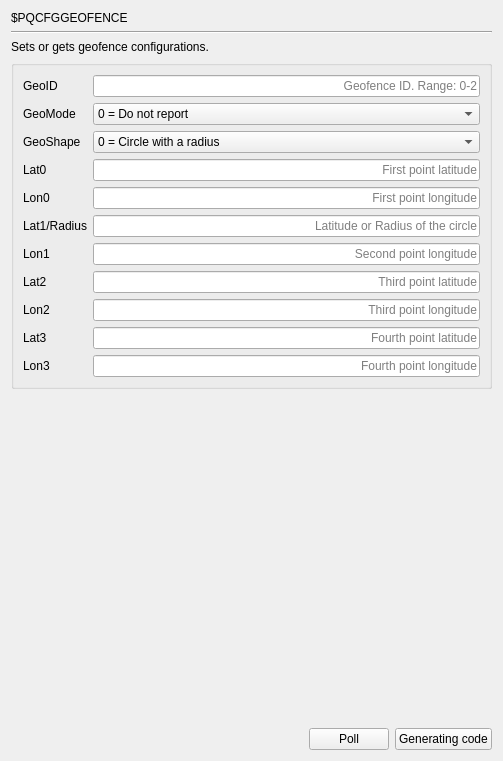
     <widget class="QWidget" name="page_PQCFGGEOFENCE">
      <layout class="QGridLayout" name="gridLayout_15">
       <item row="0" column="0">
        <widget class="QLabel" name="label_565">
         <property name="text">
          <string>$PQCFGGEOFENCE</string>
         </property>
        </widget>
       </item>
       <item row="1" column="0" colspan="3">
        <widget class="Line" name="line_144">
         <property name="orientation">
          <enum>Qt::Horizontal</enum>
         </property>
        </widget>
       </item>
       <item row="2" column="0" colspan="2">
        <widget class="QLabel" name="label_566">
         <property name="text">
          <string>Sets or gets geofence configurations.</string>
         </property>
        </widget>
       </item>
       <item row="3" column="0" colspan="3">
        <widget class="QGroupBox" name="groupBox_124">
         <property name="title">
          <string/>
         </property>
         <layout class="QGridLayout" name="gridLayout_14">
          <item row="9" column="0">
           <widget class="QLabel" name="label_13">
            <property name="text">
             <string>Lat3</string>
            </property>
           </widget>
          </item>
          <item row="5" column="0">
           <widget class="QLabel" name="label_9">
            <property name="text">
             <string>Lat1/Radius</string>
            </property>
           </widget>
          </item>
          <item row="1" column="1">
           <widget class="QComboBox" name="comboBox_PQCFGGEOFENCE_GeoMode">
            <property name="currentIndex">
             <number>0</number>
            </property>
            <item>
             <property name="text">
              <string>0 = Do not report</string>
             </property>
            </item>
            <item>
             <property name="text">
              <string>1 = Report when entering the geo-fence</string>
             </property>
            </item>
            <item>
             <property name="text">
              <string>2 = Report when leaving the geo-fence</string>
             </property>
            </item>
            <item>
             <property name="text">
              <string>3 = Report when entering or leaving the geo-fence</string>
             </property>
            </item>
           </widget>
          </item>
          <item row="10" column="0">
           <widget class="QLabel" name="label_14">
            <property name="text">
             <string>Lon3</string>
            </property>
           </widget>
          </item>
          <item row="8" column="1">
           <widget class="QLineEdit" name="lineEdit_PQCFGGEOFENCE_Lon2">
            <property name="alignment">
             <set>Qt::AlignRight|Qt::AlignTrailing|Qt::AlignVCenter</set>
            </property>
            <property name="placeholderText">
             <string>Third point longitude</string>
            </property>
           </widget>
          </item>
          <item row="3" column="1">
           <widget class="QLineEdit" name="lineEdit_PQCFGGEOFENCE_Lat0">
            <property name="alignment">
             <set>Qt::AlignRight|Qt::AlignTrailing|Qt::AlignVCenter</set>
            </property>
            <property name="placeholderText">
             <string>First point latitude</string>
            </property>
           </widget>
          </item>
          <item row="2" column="0">
           <widget class="QLabel" name="label_711">
            <property name="text">
             <string>GeoShape</string>
            </property>
           </widget>
          </item>
          <item row="6" column="1">
           <widget class="QLineEdit" name="lineEdit_PQCFGGEOFENCE_Lon1">
            <property name="alignment">
             <set>Qt::AlignRight|Qt::AlignTrailing|Qt::AlignVCenter</set>
            </property>
            <property name="placeholderText">
             <string>Second point longitude</string>
            </property>
           </widget>
          </item>
          <item row="7" column="1">
           <widget class="QLineEdit" name="lineEdit_PQCFGGEOFENCE_Lat2">
            <property name="alignment">
             <set>Qt::AlignRight|Qt::AlignTrailing|Qt::AlignVCenter</set>
            </property>
            <property name="placeholderText">
             <string>Third point latitude</string>
            </property>
           </widget>
          </item>
          <item row="3" column="0">
           <widget class="QLabel" name="label_7">
            <property name="text">
             <string>Lat0</string>
            </property>
           </widget>
          </item>
          <item row="6" column="0">
           <widget class="QLabel" name="label_10">
            <property name="text">
             <string>Lon1</string>
            </property>
           </widget>
          </item>
          <item row="0" column="1">
           <widget class="QLineEdit" name="lineEdit_PQCFGGEOFENCE_GeoID">
            <property name="alignment">
             <set>Qt::AlignRight|Qt::AlignTrailing|Qt::AlignVCenter</set>
            </property>
            <property name="placeholderText">
             <string>Geofence ID. Range: 0-2</string>
            </property>
           </widget>
          </item>
          <item row="7" column="0">
           <widget class="QLabel" name="label_11">
            <property name="text">
             <string>Lat2</string>
            </property>
           </widget>
          </item>
          <item row="10" column="1">
           <widget class="QLineEdit" name="lineEdit_PQCFGGEOFENCE_Lon3">
            <property name="alignment">
             <set>Qt::AlignRight|Qt::AlignTrailing|Qt::AlignVCenter</set>
            </property>
            <property name="placeholderText">
             <string>Fourth point longitude</string>
            </property>
           </widget>
          </item>
          <item row="8" column="0">
           <widget class="QLabel" name="label_12">
            <property name="text">
             <string>Lon2</string>
            </property>
           </widget>
          </item>
          <item row="0" column="0">
           <widget class="QLabel" name="label_6">
            <property name="text">
             <string>GeoID</string>
            </property>
           </widget>
          </item>
          <item row="9" column="1">
           <widget class="QLineEdit" name="lineEdit_PQCFGGEOFENCE_Lat3">
            <property name="alignment">
             <set>Qt::AlignRight|Qt::AlignTrailing|Qt::AlignVCenter</set>
            </property>
            <property name="placeholderText">
             <string>Fourth point latitude</string>
            </property>
           </widget>
          </item>
          <item row="5" column="1">
           <widget class="QLineEdit" name="lineEdit_PQCFGGEOFENCE_Lat1_Radius">
            <property name="alignment">
             <set>Qt::AlignRight|Qt::AlignTrailing|Qt::AlignVCenter</set>
            </property>
            <property name="placeholderText">
             <string>Latitude or Radius of the circle</string>
            </property>
           </widget>
          </item>
          <item row="4" column="0">
           <widget class="QLabel" name="label_8">
            <property name="text">
             <string>Lon0</string>
            </property>
           </widget>
          </item>
          <item row="2" column="1">
           <widget class="QComboBox" name="comboBox_PQCFGGEOFENCE_GeoShape">
            <property name="currentIndex">
             <number>0</number>
            </property>
            <item>
             <property name="text">
              <string>0 = Circle with a radius</string>
             </property>
            </item>
            <item>
             <property name="text">
              <string>1 = Circle with one point on circle</string>
             </property>
            </item>
            <item>
             <property name="text">
              <string>2 = Triangle</string>
             </property>
            </item>
            <item>
             <property name="text">
              <string>3 = Quadrangle</string>
             </property>
            </item>
           </widget>
          </item>
          <item row="4" column="1">
           <widget class="QLineEdit" name="lineEdit_PQCFGGEOFENCE_Lon0">
            <property name="alignment">
             <set>Qt::AlignRight|Qt::AlignTrailing|Qt::AlignVCenter</set>
            </property>
            <property name="placeholderText">
             <string>First point longitude</string>
            </property>
           </widget>
          </item>
          <item row="1" column="0">
           <widget class="QLabel" name="label_710">
            <property name="text">
             <string>GeoMode</string>
            </property>
           </widget>
          </item>
         </layout>
        </widget>
       </item>
       <item row="4" column="2">
        <spacer name="verticalSpacer_144">
         <property name="orientation">
          <enum>Qt::Vertical</enum>
         </property>
         <property name="sizeHint" stdset="0">
          <size>
           <width>20</width>
           <height>333</height>
          </size>
         </property>
        </spacer>
       </item>
       <item row="5" column="0">
        <spacer name="horizontalSpacer_144">
         <property name="orientation">
          <enum>Qt::Horizontal</enum>
         </property>
         <property name="sizeHint" stdset="0">
          <size>
           <width>292</width>
           <height>20</height>
          </size>
         </property>
        </spacer>
       </item>
       <item row="5" column="1">
        <widget class="QPushButton" name="poll_PQCFGGEOFENCE">
         <property name="text">
          <string>Poll</string>
         </property>
        </widget>
       </item>
       <item row="5" column="2">
        <widget class="QPushButton" name="GC_PQCFGGEOFENCE">
         <property name="layoutDirection">
          <enum>Qt::LeftToRight</enum>
         </property>
         <property name="text">
          <string>Generating code</string>
         </property>
        </widget>
       </item>
      </layout>
     </widget>
